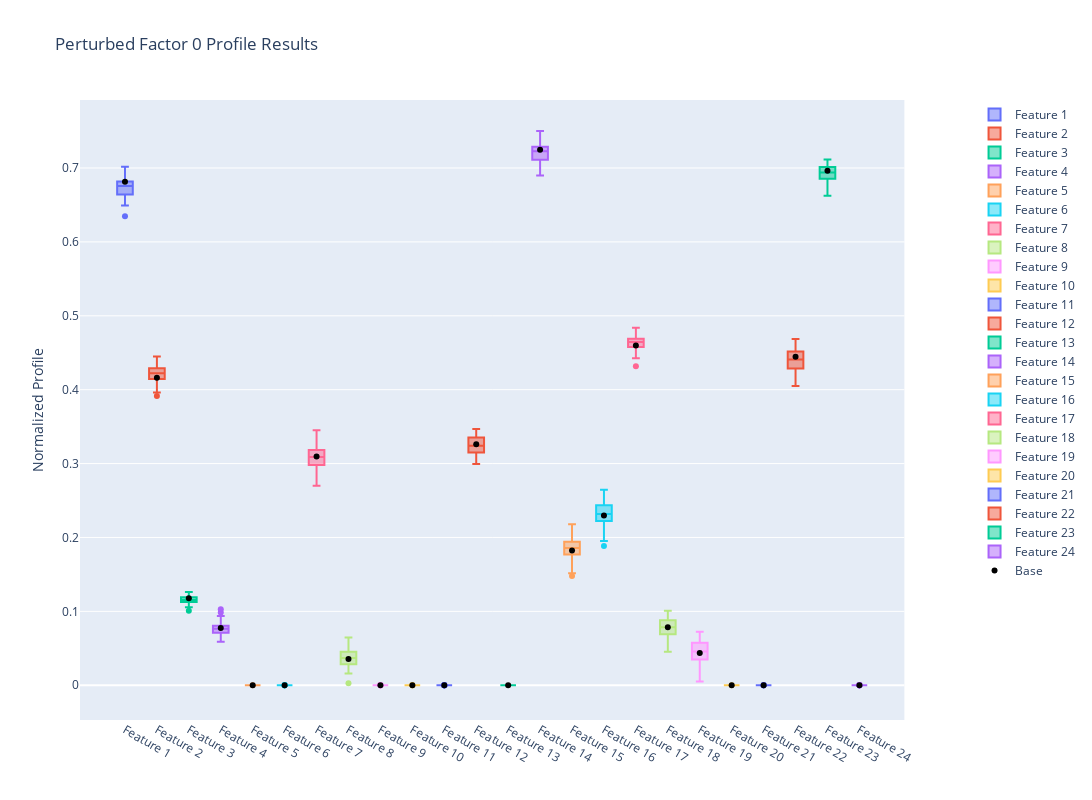

Source (notebook cell):
### Code cell
perturb.plot_perturbed_factor(factor_idx=0)
